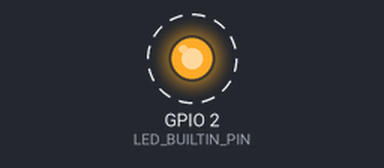
Recording of a program running on a simulated ESP32. Parts: output pins drawn as LEDs (lit = HIGH). Dashed ring = blinking. WiFi joins after 1.5 s; servers stay silent unless stated; what the program prints to the serial monitor is not drawn.

Above: at 2.0 s.
Timing chart, 0 to 6.1 s (numbered marks = the images above):
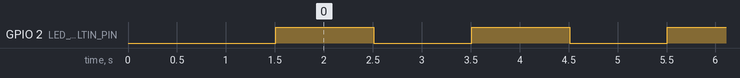

Measured:
- by itself, GPIO 2 (LED_BUILTIN_PIN): alternates HIGH for 1.0 s and LOW for 1.0 s

The program:

main.cpp
```cpp
#include <WiFi.h>
#include <WiFiClient.h>
#include <WebServer.h>
#include <ESPmDNS.h>
#include <Update.h>

// FreeRTOS includes
#include <freertos/FreeRTOS.h>
#include <freertos/task.h>

const char* host = "esp32";
const char* ssid = "LabMicros";
const char* password = "seluspeesc@";

WebServer server(80);

// HTML content for the login page
const char* loginPageContent =
 "<form name='loginForm'>"
    "<table width='20%' bgcolor='A09F9F' align='center'>"
        "<tr>"
            "<td colspan=2>"
                "<center><font size=4><b>ESP32 Login Page</b></font></center>"
                "<br>"
            "</td>"
            "<br>"
            "<br>"
        "</tr>"
        "<td>Username:</td>"
        "<td><input type='text' size=25 name='userid'><br></td>"
        "</tr>"
        "<br>"
        "<br>"
        "<tr>"
            "<td>Password:</td>"
            "<td><input type='Password' size=25 name='pwd'><br></td>"
            "<br>"
            "<br>"
        "</tr>"
        "<tr>"
            "<td><input type='submit' onclick='check(this.form)' value='Login'></td>"
        "</tr>"
    "</table>"
"</form>"
"<script>"
    "function check(form)"
    "{"
    "if(form.userid.value=='admin' && form.pwd.value=='admin')"
    "{"
    "window.open('/updateFirmware')"
    "}"
    "else"
    "{"
    " alert('Error Password or Username')"
    "}"
    "}"
"</script>";

// HTML content for the firmware update page
const char* updatePageContent =
"<script src='https://ajax.googleapis.com/ajax/libs/jquery/3.2.1/jquery.min.js'></script>"
"<form method='POST' action='#' enctype='multipart/form-data' id='upload_form'>"
   "<input type='file' name='update'>"
        "<input type='submit' value='Update'>"
    "</form>"
 "<div id='prg'>progress: 0%</div>"
 "<script>"
  "$('form').submit(function(e){"
  "e.preventDefault();"
  "var form = $('#upload_form')[0];"
  "var data = new FormData(form);"
  " $.ajax({"
  "url: '/update',"
  "type: 'POST',"
  "data: data,"
  "contentType: false,"
  "processData:false,"
  "xhr: function() {"
  "var xhr = new window.XMLHttpRequest();"
  "xhr.upload.addEventListener('progress', function(evt) {"
  "if (evt.lengthComputable) {"
  "var per = evt.loaded / evt.total;"
  "$('#prg').html('progress: ' + Math.round(per*100) + '%');"
  "}"
  "}, false);"
  "return xhr;"
  "},"
  "success:function(d, s) {"
  "console.log('success!')"
 "},"
 "error: function (a, b, c) {"
 "}"
 "});"
 "});"
 "</script>";

// Global definitions for LED and blink delay
const int LED_BUILTIN_PIN = LED_BUILTIN; // Use the predefined LED_BUILTIN macro for the onboard LED (often GPIO2)
const int BLINK_DELAY_MS = 1000; // 1 second blink delay

// Task to handle LED blinking
void LedBlinkTask(void *pvParameters) {
  // Ensure the LED pin is set as output
  pinMode(LED_BUILTIN_PIN, OUTPUT);
  Serial.println("LED Blink Task started.");

  for (;;) {
    digitalWrite(LED_BUILTIN_PIN, HIGH); // Turn the LED on
    vTaskDelay(pdMS_TO_TICKS(BLINK_DELAY_MS)); // Wait for BLINK_DELAY_MS
    digitalWrite(LED_BUILTIN_PIN, LOW);  // Turn the LED off
    vTaskDelay(pdMS_TO_TICKS(BLINK_DELAY_MS)); // Wait for BLINK_DELAY_MS
  }
}

// Task to handle Web Server client requests
void WebServerTask(void *pvParameters) {
  Serial.println("Web Server Task started.");
  for (;;) {
    server.handleClient(); // Handle incoming client requests
    vTaskDelay(1); // Yield to other tasks to prevent watchdog timer issues
  }
}

void setup(void) {
  Serial.begin(115200);

  // Connect to WiFi network
  WiFi.begin(ssid, password);
  Serial.println("");

  while (WiFi.status() != WL_CONNECTED) {
    delay(500);
    Serial.print(".");
  }
  Serial.println("");
  Serial.print("Connected to ");
  Serial.println(ssid);
  Serial.print("IP address: ");
  Serial.println(WiFi.localIP());

  // Set up mDNS for hostname resolution (e.g., http://esp32.local)
  if (!MDNS.begin(host)) {
    Serial.println("Error setting up MDNS responder!");
    while (1) {
      delay(1000);
    }
  }
  Serial.println("mDNS responder started");

  // Route for the root URL, serves the login page
  server.on("/", HTTP_GET, []() {
    server.sendHeader("Connection", "close");
    server.send(200, "text/html", loginPageContent);
  });
  // Route for the firmware update page, accessible after login
  server.on("/updateFirmware", HTTP_GET, []() {
    server.sendHeader("Connection", "close");
    server.send(200, "text/html", updatePageContent);
  });
  // Route to handle firmware uploads (POST request)
  server.on("/update", HTTP_POST, []() {
    server.sendHeader("Connection", "close");
    server.send(200, "text/plain", (Update.hasError()) ? "FAIL" : "OK");
    ESP.restart();
  }, []() {
    HTTPUpload& upload = server.upload();
    if (upload.status == UPLOAD_FILE_START) {
      // Start of upload, begin the update process
      Serial.printf("Update: %s\n", upload.filename.c_str());
      if (!Update.begin(UPDATE_SIZE_UNKNOWN)) {
        Update.printError(Serial);
      }
    } else if (upload.status == UPLOAD_FILE_WRITE) {
      // Writing received data to flash
      if (Update.write(upload.buf, upload.currentSize) != upload.currentSize) {
        Update.printError(Serial);
      }
    } else if (upload.status == UPLOAD_FILE_END) {
      // End of upload, finalize the update
      if (Update.end(true)) {
        Serial.printf("Update Success: %u\nRebooting...\n", upload.totalSize);
      } else {
        Update.printError(Serial);
      }
    }
  });
  server.begin(); // Start the web server
  Serial.println("HTTP server started.");

  // Create FreeRTOS tasks
  // xTaskCreate( TaskFunction, Name, StackDepth, Parameters, Priority, Handle );
  xTaskCreate(
    LedBlinkTask,     // Task function
    "LedBlinkTask",   // Name of task
    1024,             // Stack size (words, 1024 * 4 bytes = 4KB)
    NULL,             // Parameter to pass to the function
    1,                // Task priority (0 is the lowest, configMAX_PRIORITIES-1 is the highest)
    NULL              // Task handle
  );

  xTaskCreate(
    WebServerTask,    // Task function
    "WebServerTask",  // Name of task
    4096,             // Stack size (words, 4096 * 4 bytes = 16KB - increased for web server operations)
    NULL,             // Parameter to pass to the function
    2,                // Task priority (higher than LED task for responsiveness)
    NULL              // Task handle
  );

  Serial.println("FreeRTOS tasks created.");
}

void loop(void) {
  // FreeRTOS tasks handle all continuous operations, so loop() can be empty.
  // The Arduino loop task will essentially run idle or yield to other tasks.
}
```
